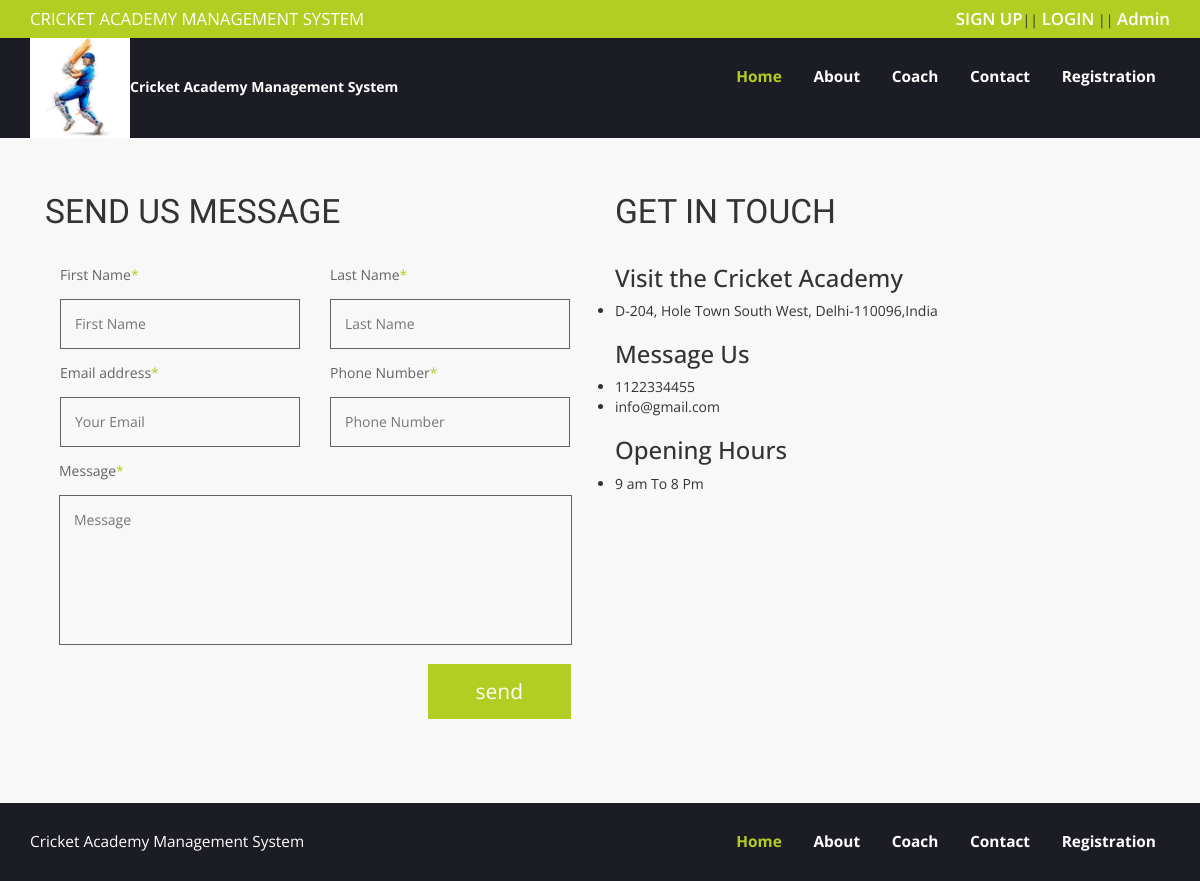
Page /cricketams/contact.php on the committed database.
### tables this page shows
CREATE TABLE `tblpage` (
  `ID` int(10) NOT NULL,
  `PageType` varchar(200) DEFAULT NULL,
  `PageTitle` varchar(200) DEFAULT NULL,
  `PageDescription` mediumtext DEFAULT NULL,
  `Email` varchar(120) DEFAULT NULL,
  `MobileNumber` bigint(10) DEFAULT NULL,
  `UpdationDate` timestamp NULL DEFAULT current_timestamp(),
  `OpenningTime` varchar(255) DEFAULT NULL
);

### cricketams/contact.php (the view, shortened to what this page needs)
<?php
include('includes/dbconnection.php');
?>
<!DOCTYPE html>
<html>
<head>
<link href="css/bootstrap.css" rel="stylesheet" type="text/css" media="all" />
<link href="css/style.css" rel="stylesheet" type="text/css" media="all" />
</head>
<body>
	<div class="header">
	<?php include_once('includes/header.php');?>
		<div class="container">
			<div class="contact">
			<div class="col-md-6 send-contact">
			<h4>Send us message</h4>
			<form method="post">
				<div class="grid-contact">
					<div class="col-md-6 contact-left">
						<p class="your-para"> First Name<span>*</span></p>
						<input type="text" placeholder="First Name"  name="fname" required="true">
					</div>
					<div class="col-md-6 contact-left">
						<p class="your-para"> Last Name<span>*</span></p>
						<input type="text" placeholder="Last Name" name="lname" required="true">
					</div>
					<div class="col-md-6 contact-left">
						<p class="your-para"> Email address<span>*</span></p>
						<input type="text" name="email" required="true" placeholder="Your Email">
					</div>
					<div class="col-md-6 contact-left">
						<p class="your-para"> Phone Number<span>*</span></p>
						<input type="text" placeholder="Phone Number" name="phone" required="true" maxlength="10" pattern="[0-9]+">
					</div>
					<div class="clearfix"> </div>
				</div>
					<p class="message-para">Message<span>*</span></p>
					<textarea cols="77" rows="6" value=" " placeholder="Message" name="message" required="true"></textarea>
					<div class="send">
						<input type="submit" value="send" name="submit">
					</div>
					<div class="clearfix"> </div>
			</form>
		 </div>
		 <div class="col-md-6 send-contact">
			<h4>Get in touch</h4>
			<?php
$sql="SELECT * from tblpage where PageType='contactus'";
$query = $dbh -> prepare($sql);
$query->execute();
$results=$query->fetchAll(PDO::FETCH_OBJ);
$cnt=1;
if($query->rowCount() > 0)
{
foreach($results as $row)
{               ?>
			<div class="con-info">
						<h3>Visit the Cricket Academy</h3>
						<ul>
							<li><i class="material-icons"></i><?php  echo htmlentities($row->PageDescription);?></li>
						</ul>
					</div>
<div class="con-info">
						<h3>Message Us</h3>
						<ul>
							<li><i class="material-icons"></i><?php  echo htmlentities($row->MobileNumber);?></li>
							<li><i class="material-icons"></i><?php  echo htmlentities($row->Email);?></li>
						</ul>
					</div>
					<div class="con-info">
						<h3>Opening Hours</h3>
						<ul>
							<li><i class="material-icons"></i><?php  echo htmlentities($row->OpenningTime);?></li>
						</ul>
					</div>
					<?php $cnt=$cnt+1;}} ?>
		</div>
			<div class="clearfix"> </div>
</div>
</div>
<?php include_once('includes/footer.php');?>
		</body>
		</html>

### cricketams/css/style.css (style rules this page uses)
body { background:#f8f8f8; font-family: 'Open Sans', sans-serif; }
ul { padding: 0; margin: 0; }
.send-contact h4 { margin:0 0 1em; font-size:2.4em; font-family: 'Passion One', cursive; text-transform:uppercase; }
.contact { padding: 4em 0 6em; }
p.your-para,p.message-para { color: #636363; margin: 0; font-size:1em; }
p.message-para { padding: 0 1em; }
p.your-para span,p.message-para span { color:#b2ce22; }
.contact-left input[type="text"],.subject input[type="text"] { width: 100%; padding: 1em; margin: 1em 0; background:none; outline:none; border: 1px solid #636363; }
.send-contact textarea { resize:none; width: 95%; padding: 1em; margin: 1em ; background: none; outline:none; border: 1px solid #636363; -webkit-appearance: none; }
.contact input[type="submit"] { float:right; width: 28%; font-size: 1.5em; background: #b2ce22; padding: 0.6em 1em; text-align: center; color: #fff; border:none; outline:none; margin: 0 auto; -webkit-appearance: none; }
.send { padding: 0 1em; }

### rows in the picture
tblpage: PageDescription "D-204, Hole Town South West, Delhi-110096,India", MobileNumber "1122334455", Email "info@gmail.com", OpenningTime "9 am To 8 Pm"
